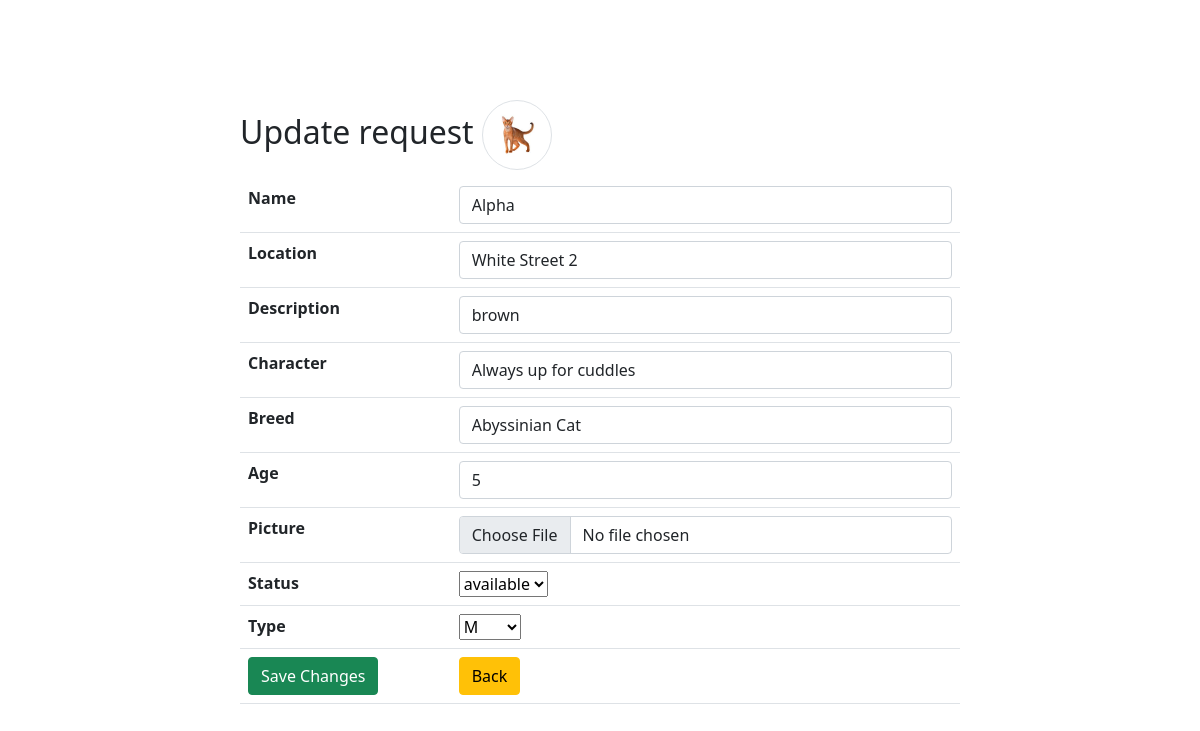
The page /animals/update.php?id=1 (signed in) on the database its author committed.
### tables this page shows
CREATE TABLE `animals` (
  `id` int(11) NOT NULL,
  `name` varchar(30) NOT NULL,
  `picture` varchar(255) DEFAULT NULL,
  `breed` varchar(30) NOT NULL,
  `age` int(11) NOT NULL,
  `type` varchar(30) NOT NULL,
  `description` varchar(30) NOT NULL,
  `character` varchar(30) NOT NULL,
  `location` varchar(30) NOT NULL,
  `status` enum('available','adopted') DEFAULT 'available'
);

### animals/update.php (the view, shortened to what this page needs)
<?php
require_once '../components/db_connect.php';
if ($_GET['id']) {
    $id = $_GET['id'];
    $sql = "SELECT * FROM animals WHERE id = {$id}";
    $result = mysqli_query($connect, $sql);
    $status ="";
    $type="";
    if (mysqli_num_rows($result) == 1) {
        $data = mysqli_fetch_assoc($result);
        $name = $data['name'];
        $location = $data['location'];
        $description = $data['description'];
        $character = $data['character'];
        $breed = $data['breed'];
        $age = $data['age'];
        $picture = $data['picture'];
            if($data["status"]) {
                $status .= "<option selected value='".$data["status"]."'>".$data["status"]."</option>";
            }
            if($data["type"]) {
                $type .= "<option selected value='".$data["type"]."'>".$data["type"]."</option>";
            }
    } else {
        header("location: error.php");
    }
} else {
    header("location: error.php");
}
?>
<!DOCTYPE html>
<html>
    <head>
        <?php require_once '../components/boot.php'?>
    </head>
    <body>
        <fieldset>
            <legend class='h2'>Update request <img class='img-thumbnail rounded-circle' src='pictures/<?php echo $picture ?>' alt="<?php echo $name ?>"></legend>
            <form action="actions/a_update.php"  method="post" enctype="multipart/form-data">
                <table class="table">
                <tr>
                        <th>Name</th>
                        <td><input class='form-control' type="text" name="name"  placeholder="Animal Name" value="<?=$name ?>"></td>
                    </tr>
                    <tr>
                        <th>Location</th>
                        <td><input class='form-control' type="text" name="location" placeholder="Location" value="<?=$location?>"></td>
                    </tr>
                    <tr>
                        <th>Description</th>
                        <td><input class='form-control' type="text" name="description" placeholder="Description" value="<?=$description ?>"></td>
                    </tr>
                    <tr>
                        <th>Character</th>
                        <td><input class='form-control' type="text" name="character"  placeholder="Character"
                        value="<?=$character ?>"/></td>
                    </tr>
                    <tr>
                        <th>Breed</th>
                        <td><input class='form-control' type="text" name="breed"  placeholder="Breed"
                        value="<?=$breed ?>"></td>
                    </tr>
                    <tr>
                        <th>Age</th>
                        <td><input class='form-control' type="number" name="age"  placeholder="Age"
                        value="<?=$age ?>"></td>
                    </tr>
                    <tr>
                        <th>Picture</th>
                        <td><input class='form-control' type="file" name="picture"
                        value="<?=$picture ?>"></td>
                    </tr>
                    <tr>
                        <th>Status</th>
                        <td><select name="status">
                            <?= $status ?>
                        </select></td>
                    </tr>
                    <th>Type</th>
                        <td><select name="type">
                        <?= $type ?>
                        </select></td>
                    <tr>
                        <td><button class="btn btn-success" type= "submit">Save Changes</button></td>
                        <td><a href= "index.php"><button class="btn btn-warning" type="button">Back</button></a></td>
                    </tr>
                </table>
            </form>
        </fieldset>
    </body>
</html>

### animals/update.php (style rules this page uses)
fieldset { margin: auto; margin-top: 100px; width: 60% ; }
.img-thumbnail { width: 70px !important; height: 70px !important; }

### rows shown on the page
animals: picture (picture), name "Alpha", location "White Street 2", description "brown", character "Always up for cuddles", breed "Abyssinian Cat", age "5", status "available", type "M"
